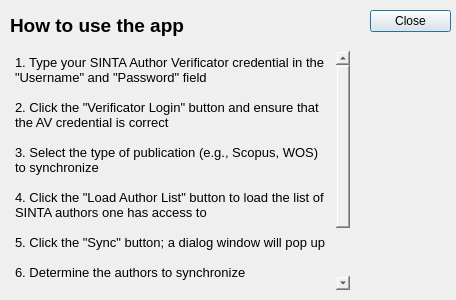
<?xml version="1.0" encoding="UTF-8"?>
<ui version="4.0">
 <class>Dialog</class>
 <widget class="QDialog" name="Dialog">
  <property name="geometry">
   <rect>
    <x>0</x>
    <y>0</y>
    <width>456</width>
    <height>300</height>
   </rect>
  </property>
  <property name="windowTitle">
   <string>Guideline</string>
  </property>
  <widget class="QDialogButtonBox" name="btns">
   <property name="geometry">
    <rect>
     <x>370</x>
     <y>10</y>
     <width>81</width>
     <height>281</height>
    </rect>
   </property>
   <property name="orientation">
    <enum>Qt::Vertical</enum>
   </property>
   <property name="standardButtons">
    <set>QDialogButtonBox::Close</set>
   </property>
  </widget>
  <widget class="QLabel" name="title">
   <property name="geometry">
    <rect>
     <x>10</x>
     <y>10</y>
     <width>251</width>
     <height>31</height>
    </rect>
   </property>
   <property name="font">
    <font>
     <pointsize>14</pointsize>
     <weight>75</weight>
     <bold>true</bold>
    </font>
   </property>
   <property name="text">
    <string>How to use the app</string>
   </property>
  </widget>
  <widget class="QTextBrowser" name="text">
   <property name="geometry">
    <rect>
     <x>10</x>
     <y>50</y>
     <width>341</width>
     <height>241</height>
    </rect>
   </property>
   <property name="styleSheet">
    <string notr="true">background-color: rgba(255, 255, 255, 0);</string>
   </property>
   <property name="html">
    <string>&lt;!DOCTYPE HTML PUBLIC &quot;-//W3C//DTD HTML 4.0//EN&quot; &quot;http://www.w3.org/TR/REC-html40/strict.dtd&quot;&gt;
&lt;html&gt;&lt;head&gt;&lt;meta name=&quot;qrichtext&quot; content=&quot;1&quot; /&gt;&lt;style type=&quot;text/css&quot;&gt;
p, li { white-space: pre-wrap; }
&lt;/style&gt;&lt;/head&gt;&lt;body style=&quot; font-family:'Sans Serif'; font-size:9pt; font-weight:400; font-style:normal;&quot;&gt;
&lt;p style=&quot; margin-top:0px; margin-bottom:0px; margin-left:0px; margin-right:0px; -qt-block-indent:0; text-indent:0px;&quot;&gt;&lt;span style=&quot; font-size:10pt;&quot;&gt;1. Type your SINTA Author Verificator credential in the &amp;quot;Username&amp;quot; and &amp;quot;Password&amp;quot; field&lt;/span&gt;&lt;/p&gt;
&lt;p style=&quot;-qt-paragraph-type:empty; margin-top:0px; margin-bottom:0px; margin-left:0px; margin-right:0px; -qt-block-indent:0; text-indent:0px; font-size:10pt;&quot;&gt;&lt;br /&gt;&lt;/p&gt;
&lt;p style=&quot; margin-top:0px; margin-bottom:0px; margin-left:0px; margin-right:0px; -qt-block-indent:0; text-indent:0px;&quot;&gt;&lt;span style=&quot; font-size:10pt;&quot;&gt;2. Click the &amp;quot;Verificator Login&amp;quot; button and ensure that the AV credential is correct&lt;/span&gt;&lt;/p&gt;
&lt;p style=&quot;-qt-paragraph-type:empty; margin-top:0px; margin-bottom:0px; margin-left:0px; margin-right:0px; -qt-block-indent:0; text-indent:0px; font-size:10pt;&quot;&gt;&lt;br /&gt;&lt;/p&gt;
&lt;p style=&quot; margin-top:0px; margin-bottom:0px; margin-left:0px; margin-right:0px; -qt-block-indent:0; text-indent:0px;&quot;&gt;&lt;span style=&quot; font-size:10pt;&quot;&gt;3. Select the type of publication (e.g., Scopus, WOS) to synchronize&lt;/span&gt;&lt;/p&gt;
&lt;p style=&quot;-qt-paragraph-type:empty; margin-top:0px; margin-bottom:0px; margin-left:0px; margin-right:0px; -qt-block-indent:0; text-indent:0px; font-size:10pt;&quot;&gt;&lt;br /&gt;&lt;/p&gt;
&lt;p style=&quot; margin-top:0px; margin-bottom:0px; margin-left:0px; margin-right:0px; -qt-block-indent:0; text-indent:0px;&quot;&gt;&lt;span style=&quot; font-size:10pt;&quot;&gt;4. Click the &amp;quot;Load Author List&amp;quot; button to load the list of SINTA authors one has access to&lt;/span&gt;&lt;/p&gt;
&lt;p style=&quot;-qt-paragraph-type:empty; margin-top:0px; margin-bottom:0px; margin-left:0px; margin-right:0px; -qt-block-indent:0; text-indent:0px; font-size:10pt;&quot;&gt;&lt;br /&gt;&lt;/p&gt;
&lt;p style=&quot; margin-top:0px; margin-bottom:0px; margin-left:0px; margin-right:0px; -qt-block-indent:0; text-indent:0px;&quot;&gt;&lt;span style=&quot; font-size:10pt;&quot;&gt;5. Click the &amp;quot;Sync&amp;quot; button; a dialog window will pop up&lt;/span&gt;&lt;/p&gt;
&lt;p style=&quot;-qt-paragraph-type:empty; margin-top:0px; margin-bottom:0px; margin-left:0px; margin-right:0px; -qt-block-indent:0; text-indent:0px; font-size:10pt;&quot;&gt;&lt;br /&gt;&lt;/p&gt;
&lt;p style=&quot; margin-top:0px; margin-bottom:0px; margin-left:0px; margin-right:0px; -qt-block-indent:0; text-indent:0px;&quot;&gt;&lt;span style=&quot; font-size:10pt;&quot;&gt;6. Determine the authors to synchronize&lt;/span&gt;&lt;/p&gt;
&lt;p style=&quot;-qt-paragraph-type:empty; margin-top:0px; margin-bottom:0px; margin-left:0px; margin-right:0px; -qt-block-indent:0; text-indent:0px; font-size:10pt;&quot;&gt;&lt;br /&gt;&lt;/p&gt;
&lt;p style=&quot; margin-top:0px; margin-bottom:0px; margin-left:0px; margin-right:0px; -qt-block-indent:0; text-indent:0px;&quot;&gt;&lt;span style=&quot; font-size:10pt;&quot;&gt;7. Click the &amp;quot;Sync Now!&amp;quot; button to start the synchronization process&lt;/span&gt;&lt;/p&gt;
&lt;p style=&quot;-qt-paragraph-type:empty; margin-top:0px; margin-bottom:0px; margin-left:0px; margin-right:0px; -qt-block-indent:0; text-indent:0px; font-size:10pt;&quot;&gt;&lt;br /&gt;&lt;/p&gt;
&lt;p style=&quot; margin-top:0px; margin-bottom:0px; margin-left:0px; margin-right:0px; -qt-block-indent:0; text-indent:0px;&quot;&gt;&lt;span style=&quot; font-size:10pt;&quot;&gt;8. Wait until the synchronization process is complete&lt;/span&gt;&lt;/p&gt;&lt;/body&gt;&lt;/html&gt;</string>
   </property>
  </widget>
 </widget>
 <resources/>
 <connections>
  <connection>
   <sender>btns</sender>
   <signal>accepted()</signal>
   <receiver>Dialog</receiver>
   <slot>accept()</slot>
   <hints>
    <hint type="sourcelabel">
     <x>248</x>
     <y>254</y>
    </hint>
    <hint type="destinationlabel">
     <x>157</x>
     <y>274</y>
    </hint>
   </hints>
  </connection>
  <connection>
   <sender>btns</sender>
   <signal>rejected()</signal>
   <receiver>Dialog</receiver>
   <slot>reject()</slot>
   <hints>
    <hint type="sourcelabel">
     <x>316</x>
     <y>260</y>
    </hint>
    <hint type="destinationlabel">
     <x>286</x>
     <y>274</y>
    </hint>
   </hints>
  </connection>
 </connections>
</ui>
